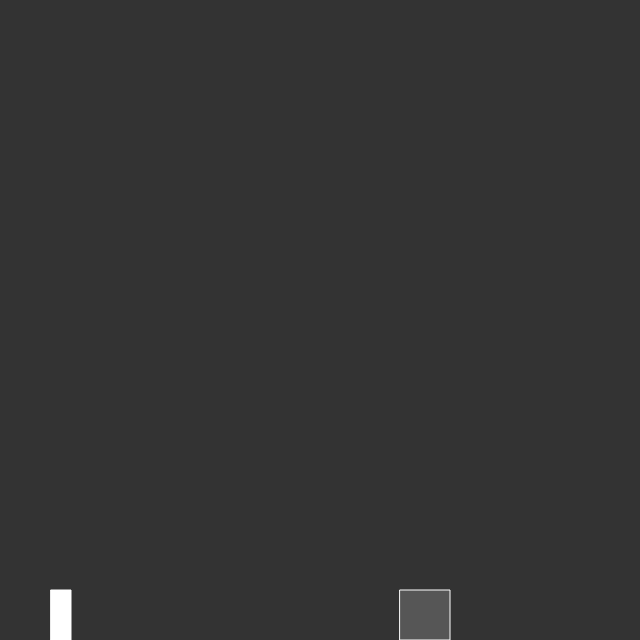
Frame 1 (no input)
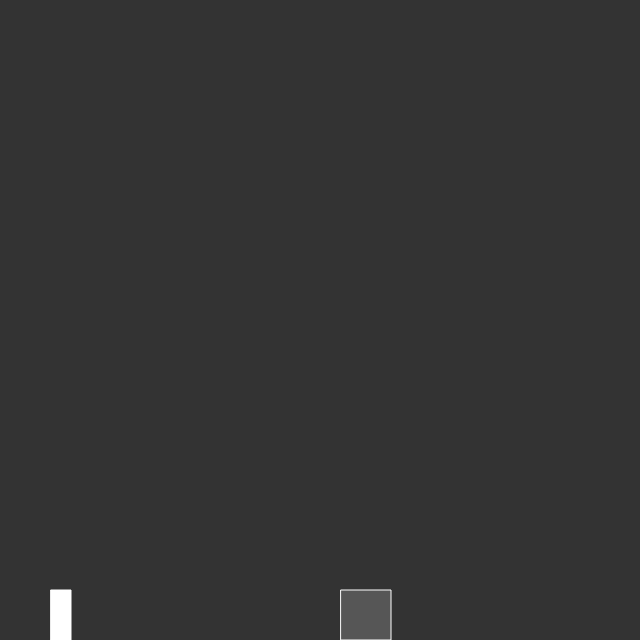
Frame 60 (no input)
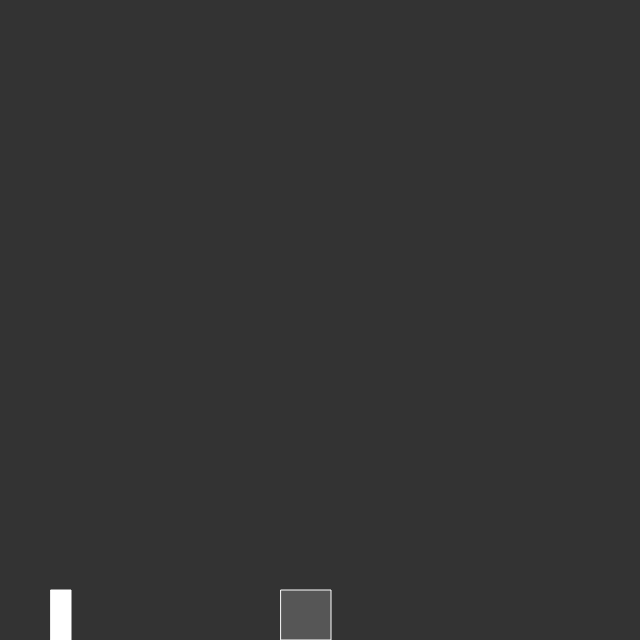
Frame 120 (the mouse pressed at the canvas centre since frame 60)

The p5.js sketch that drew these frames (run headless with seeded random() and noise() and a simulated clock; from frame 60 on, the mouse is pressed at the canvas centre):

// p5.js sketch
// ── sketch.js
// Daniel Shiffman
// https://www.kadenze.com/courses/the-nature-of-code
// http://natureofcode.com/
// Session 2: Array of Particles, multiple forces
var person;
function setup() {
  createCanvas(640, 640);
  person = new Person();
  
}


function keyPressed() {

  if (key == ' '); {
  
    var jump = createVector(0, -2);
    person.applyForce (jump);


  }

}
function draw() {
 background(51);
 
  var gravity = createVector(0, 0.1);
  person.applyForce(gravity);
  
  
  
  translate(-person.pos.x + 50, 0);
  
    person.update();
    person.edges();
    person.display();
  
  
  fill(124,124,124,124);
  rect(400, height-50, 50, 50);
}

// ── person.js
// Daniel Shiffman
// https://www.kadenze.com/courses/the-nature-of-code
// http://natureofcode.com/
// Session 2: Array of Particles, multiple forces
function Person() {
  this.pos = createVector(50, height);
  this.vel = createVector(1, 0);
  this.acc = createVector(0, 0);

  this.applyForce = function(force) {
    
    this.acc.add(force);
  }

  this.update = function() {
    this.vel.add(this.acc);
    this.pos.add(this.vel);
    this.acc.set(0, 0);
  }

  this.display = function() {
    fill(255);
    stroke(255);
    rect(this.pos.x,this.pos.y-50,20,50);
  }

  this.edges = function() {
    if (this.pos.y > height) {
      this.vel.y *= 0;
      this.pos.y = height;
    }
  }
}
